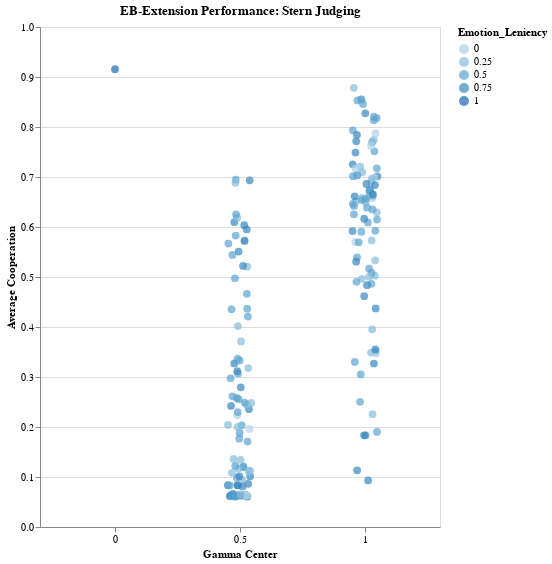

Notebook source saved alongside this figure:
### Code cell
import numpy as np

unique_norms = [[0, 0, 0, 0, 0, 0, 0, 1], [0, 0, 0, 0, 0, 1, 0, 0], [0, 0, 0, 0, 0, 1, 0, 1], [0, 0, 0, 0, 0, 1, 1, 1], [0, 0, 0, 0, 1, 0, 0, 1], [0, 0, 0, 0, 1, 1, 0, 1], [0, 0, 0, 1, 0, 0, 0, 0], [0, 0, 0, 1, 0, 0, 0, 1], [0, 0, 0, 1, 0, 0, 1, 1], [0, 0, 0, 1, 0, 1, 0, 0], [0, 0, 0, 1, 0, 1, 0, 1], [0, 0, 0, 1, 0, 1, 1, 1], [0, 0, 0, 1, 1, 0, 0, 1], [0, 0, 0, 1, 1, 0, 1, 1], [0, 0, 0, 1, 1, 1, 0, 0], [0, 0, 0, 1, 1, 1, 0, 1], [0, 0, 1, 0, 0, 0, 0, 1], [0, 0, 1, 0, 0, 0, 1, 1], [0, 0, 1, 0, 0, 1, 0, 0], [0, 0, 1, 0, 0, 1, 0, 1], [0, 0, 1, 0, 0, 1, 1, 1], [0, 0, 1, 0, 1, 0, 0, 1], [0, 0, 1, 0, 1, 1, 0, 0], [0, 0, 1, 1, 0, 0, 0, 1], [0, 0, 1, 1, 0, 1, 0, 0], [0, 0, 1, 1, 0, 1, 0, 1], [0, 0, 1, 1, 0, 1, 1, 1], [0, 0, 1, 1, 1, 0, 0, 1], [0, 1, 0, 0, 0, 0, 0, 1], [0, 1, 0, 0, 0, 0, 1, 1], [0, 1, 0, 0, 0, 1, 0, 0], [0, 1, 0, 0, 0, 1, 0, 1], [0, 1, 0, 0, 0, 1, 1, 0], [0, 1, 0, 0, 0, 1, 1, 1], [0, 1, 0, 0, 1, 0, 0, 1], [0, 1, 0, 1, 0, 0, 0, 0], [0, 1, 0, 1, 0, 0, 0, 1], [0, 1, 0, 1, 0, 0, 1, 1], [0, 1, 0, 1, 0, 1, 0, 0], [0, 1, 0, 1, 0, 1, 0, 1], [0, 1, 0, 1, 0, 1, 1, 0], [0, 1, 0, 1, 0, 1, 1, 1], [0, 1, 0, 1, 1, 0, 0, 1], [0, 1, 1, 0, 0, 0, 0, 1], [0, 1, 1, 0, 0, 0, 1, 1], [0, 1, 1, 0, 0, 1, 0, 0], [0, 1, 1, 0, 0, 1, 0, 1], [0, 1, 1, 0, 0, 1, 1, 0], [0, 1, 1, 0, 0, 1, 1, 1], [0, 1, 1, 1, 0, 0, 0, 0], [0, 1, 1, 1, 0, 0, 0, 1], [0, 1, 1, 1, 0, 0, 1, 1], [0, 1, 1, 1, 0, 1, 0, 0], [0, 1, 1, 1, 0, 1, 0, 1], [0, 1, 1, 1, 0, 1, 1, 0], [0, 1, 1, 1, 0, 1, 1, 1], [1, 0, 0, 0, 0, 0, 0, 1], [1, 0, 0, 0, 0, 0, 1, 1], [1, 0, 0, 0, 0, 1, 0, 0], [1, 0, 0, 0, 0, 1, 0, 1], [1, 0, 0, 1, 0, 0, 0, 0], [1, 0, 0, 1, 0, 0, 0, 1], [1, 0, 0, 1, 0, 0, 1, 1], [1, 0, 0, 1, 0, 1, 0, 0], [1, 0, 0, 1, 0, 1, 0, 1], [1, 0, 1, 0, 0, 0, 0, 1], [1, 0, 1, 0, 0, 0, 1, 1], [1, 0, 1, 0, 0, 1, 0, 0], [1, 0, 1, 1, 0, 0, 0, 0], [1, 0, 1, 1, 0, 0, 0, 1], [1, 0, 1, 1, 0, 0, 1, 1], [1, 1, 0, 0, 0, 0, 0, 1], [1, 1, 0, 1, 0, 0, 0, 0], [1, 1, 0, 1, 0, 0, 0, 1], [1, 1, 1, 1, 0, 0, 0, 1], [1, 1, 1, 1, 0, 1, 0, 0], [1, 1, 1, 1, 0, 1, 0, 1], [1, 1, 1, 1, 0, 1, 1, 1], [1, 1, 1, 1, 1, 0, 0, 1], [1, 1, 1, 1, 1, 1, 0, 1], [0, 0, 1, 0, 1, 1, 0, 1], [0, 1, 0, 0, 1, 0, 1, 1], [0, 1, 1, 0, 1, 0, 0, 1], [1, 0, 0, 0, 0, 1, 1, 1], [1, 0, 1, 0, 0, 1, 0, 1], [1, 0, 1, 1, 0, 1, 0, 0], [1, 1, 1, 0, 0, 0, 0, 1]]
# 1. Convert unique_norms from list of ints to list of strings
unique_norms_str = ["".join(map(str, norm)) for norm in unique_norms]
# --- 1. Filter and Aggregate ---

# Filter for the target gamma values
target_gammas = [0, 0.5, 1]
filtered_df = merged_df[merged_df['gamma_center'].isin(target_gammas)].copy()
filtered_df = filtered_df[filtered_df.Z==40]
filtered_df = filtered_df[filtered_df.q==1]
filtered_df = filtered_df[
    (filtered_df['Emotion_Leniency'] != 1) | (filtered_df['gamma_center'] == 0)
]
# Normalize the cooperation ratio from [0, 100] to [0, 1]
filtered_df['average_cooperation'] = filtered_df['average_cooperation'] / 100.0

mask = (filtered_df["8bit_vector"].isin(unique_norms_str)) | (filtered_df['gamma_center'] == 0)
filtered_df = filtered_df[mask]
# Select the base norm you want to visualize (e.g., "Stern Judging")
# You can wrap this in a loop if you want plots for all norms
target_base_norm = "Stern Judging" 
plot_data = filtered_df[filtered_df['base_social_norm'] == target_base_norm].copy()

# Aggregate: Get the mean cooperation for each EB social norm per gamma_center
# This averages across all simulation runs/replicates for that specific norm configuration
agg_df = plot_data.groupby(['eb_social_norm', 'gamma_center', 'Emotion_Leniency']).agg({
    'average_cooperation': 'mean'
}).reset_index()

# --- 2. Create the Altair Jitter Plot ---
jitter_chart = alt.Chart(agg_df).mark_circle(size=60, opacity=0.7).encode(
    x=alt.X('gamma_center:O', 
            title='Gamma Center',
            axis=alt.Axis(labelAngle=0)),
    y=alt.Y('average_cooperation:Q', 
            title='Average Cooperation',
            scale=alt.Scale(domain=[0, 1])),
    # The xOffset channel still pulls from our 'jitter' variable
    xOffset=alt.XOffset('jitter:Q', scale=alt.Scale(domain=[-2, 2])),    
    color=alt.Color('Emotion_Leniency:O'),
    tooltip=[
        alt.Tooltip('eb_social_norm', title='EB Norm'),
        alt.Tooltip('average_cooperation', title='Avg Coop', format='.3f'),
        alt.Tooltip('gamma_center', title='Gamma')
    ]
).transform_calculate(
    # Logic: if gamma_center is 0, jitter is 0. Else, random jitter.
    # 'datum.gamma_center' refers to the value in the current row.
    jitter='datum.gamma_center == 0 ? 0 : (random()-0.5)'
).properties(
    title=f"EB-Extension Performance: {target_base_norm}",
    width=400,
    height=500
)

jitter_chart.display()

### Figure 1 — Vega-Lite specification as saved in the notebook (floating-point values rounded to 4 significant figures; data arrays with more than 128 entries replaced by an {"elided": "..."} marker saying what was removed)
{"config": {"view": {"continuousWidth": 300, "continuousHeight": 300}}, "data": {"name": "data-1d31c370880fc70f2652b8724b2f7036"}, "mark": {"type": "circle", "opacity": 0.7, "size": 60}, "encoding": {"color": {"field": "Emotion_Leniency", "type": "ordinal"}, "tooltip": [{"field": "eb_social_norm", "title": "EB Norm", "type": "nominal"}, {"field": "average_cooperation", "format": ".3f", "title": "Avg Coop", "type": "quantitative"}, {"field": "gamma_center", "title": "Gamma", "type": "quantitative"}], "x": {"axis": {"labelAngle": 0}, "field": "gamma_center", "title": "Gamma Center", "type": "ordinal"}, "xOffset": {"field": "jitter", "scale": {"domain": [-2, 2]}, "type": "quantitative"}, "y": {"field": "average_cooperation", "scale": {"domain": [0, 1]}, "title": "Average Cooperation", "type": "quantitative"}}, "height": 500, "title": "EB-Extension Performance: Stern Judging", "transform": [{"calculate": "datum.gamma_center == 0 ? 0 : (random()-0.5)", "as": "jitter"}], "width": 400, "$schema": "https://vega.github.io/schema/vega-lite/v6.1.0.json", "datasets": {"data-1d31c370880fc70f2652b8724b2f7036": {"elided": "171 records"}}}
